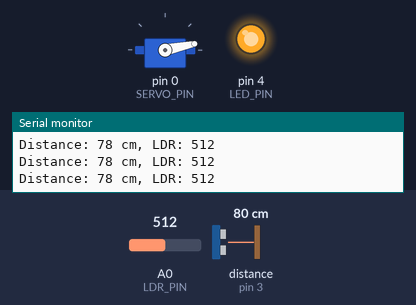
A sketch run on a simulated Arduino Uno, built with avr-gcc and run on an emulated ATmega328P. Parts: servo, output pins drawn as LEDs (lit = HIGH), the last lines printed to the serial monitor. Wiring (inferred from the names in the program): ultrasonic range finder: trigger pin 2; echo pin 3. The test bench sets the inputs (shaded band); at power-on: A0 (LDR_PIN) = 512, distance to the obstacle (sensor on pin 3) 80 cm. The echo pulse lasts 58.3 µs per cm; pins used as bus, display or sensor lines are not drawn.

Above: at 1.7 s.
1.8 s: A0 (LDR_PIN) set to 466
At 2.87 s:
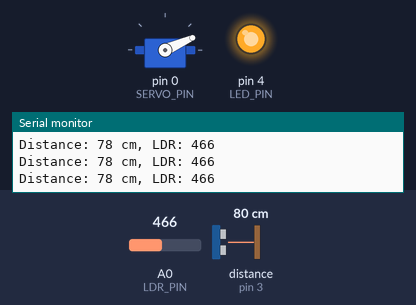
4.8 s: A0 (LDR_PIN) set to 437
6.5 s: distance to the obstacle (sensor on pin 3) set to 12 cm
8.0 s: distance to the obstacle (sensor on pin 3) set to 9 cm
At 8.18 s:
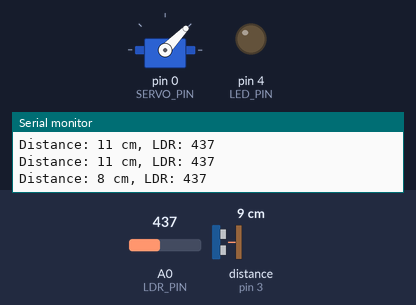
11.0 s: A0 (LDR_PIN) set to 460
At 11.21 s:
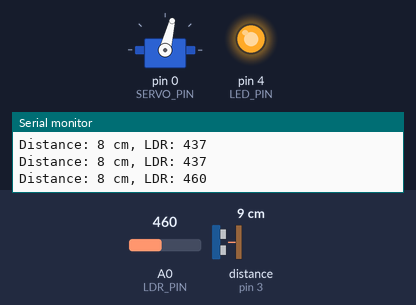
14.0 s: A0 (LDR_PIN) set to 440
At 14.23 s:
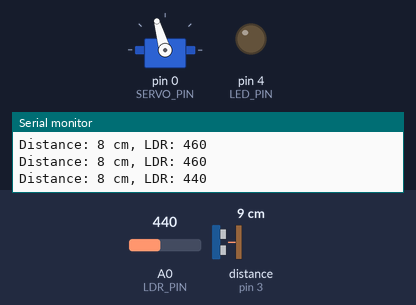
Timing chart, 0 to 21.2 s (numbered marks = the images above; inputs shaded):
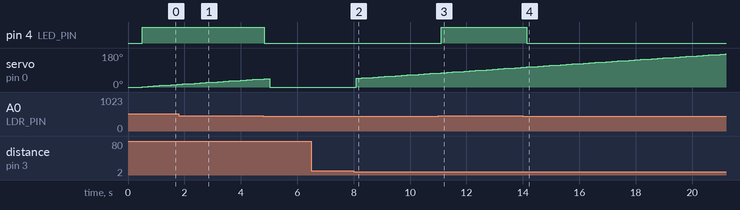

Measured:
- the behaviour switches between 11 and 10 cm on distance to the obstacle (sensor on pin 3) (found by bisection; images 1 and 2)
- after the input at 8.0 s, servo on pin 0 (SERVO_PIN): moves from 0° to 74° over 2.8 s, starting after 0.09 s
- after the input at 11.0 s, pin 4 (LED_PIN): LOW → HIGH after 0.11 s
- after the input at 14.0 s, pin 4 (LED_PIN): HIGH → LOW after 0.14 s

The sketch:

LumiZone.ino
```cpp
#include <Servo.h>

// Pin definitions
int pos;
#define TRIG_PIN 2
#define ECHO_PIN 3
#define LED_PIN 4
#define LDR_PIN A0
#define SERVO_PIN 0

#define DISTANCE_THRESHOLD 10 // cm, adjust for sitting
#define LIGHT_THRESHOLD 450   // adjust for classroom lighting
#define HOLD_TIME 5000       // 1 minute hold in milliseconds

long duration;
int distance;
int ldrValue;

Servo myServo;

// Track last time the student was detected
unsigned long lastDetectedTime = 0;

void setup() {
  Serial.begin(9600);
  pinMode(TRIG_PIN, OUTPUT);
  pinMode(ECHO_PIN, INPUT);
  pinMode(LED_PIN, OUTPUT);

  myServo.attach(SERVO_PIN);
  myServo.write(0);
  delay(500); // Servo initial position
}

int getDistance() {
  digitalWrite(TRIG_PIN, LOW);
  delayMicroseconds(2);
  digitalWrite(TRIG_PIN, HIGH);
  delayMicroseconds(10);
  digitalWrite(TRIG_PIN, LOW);

  duration = pulseIn(ECHO_PIN, HIGH);
  distance = duration * 0.034 / 2; // cm
  return distance;
}

void loop() {
  distance = getDistance();
  ldrValue = analogRead(LDR_PIN);

  Serial.print("Distance: "); Serial.print(distance); Serial.print(" cm, ");
  Serial.print("LDR: "); Serial.println(ldrValue);

  unsigned long currentTime = millis();

  // Check if student is detected
  if (distance < DISTANCE_THRESHOLD) {
    lastDetectedTime = currentTime; // reset timer
  }

  // Servo control: stays ON for HOLD_TIME after last detection

  if (currentTime - lastDetectedTime < HOLD_TIME) {
    pos+=2;
    myServo.write(pos);// activate servo
  } else {
    myServo.write(0);  // reset servo
  }


  // LED control: ON if student detected AND dark
  if ((currentTime - lastDetectedTime < HOLD_TIME) && (ldrValue > LIGHT_THRESHOLD)) {
    digitalWrite(LED_PIN, HIGH); // LED ON
  } else {
    digitalWrite(LED_PIN, LOW);  // LED OFF
  }

  delay(200); // small delay for stability
}
```
